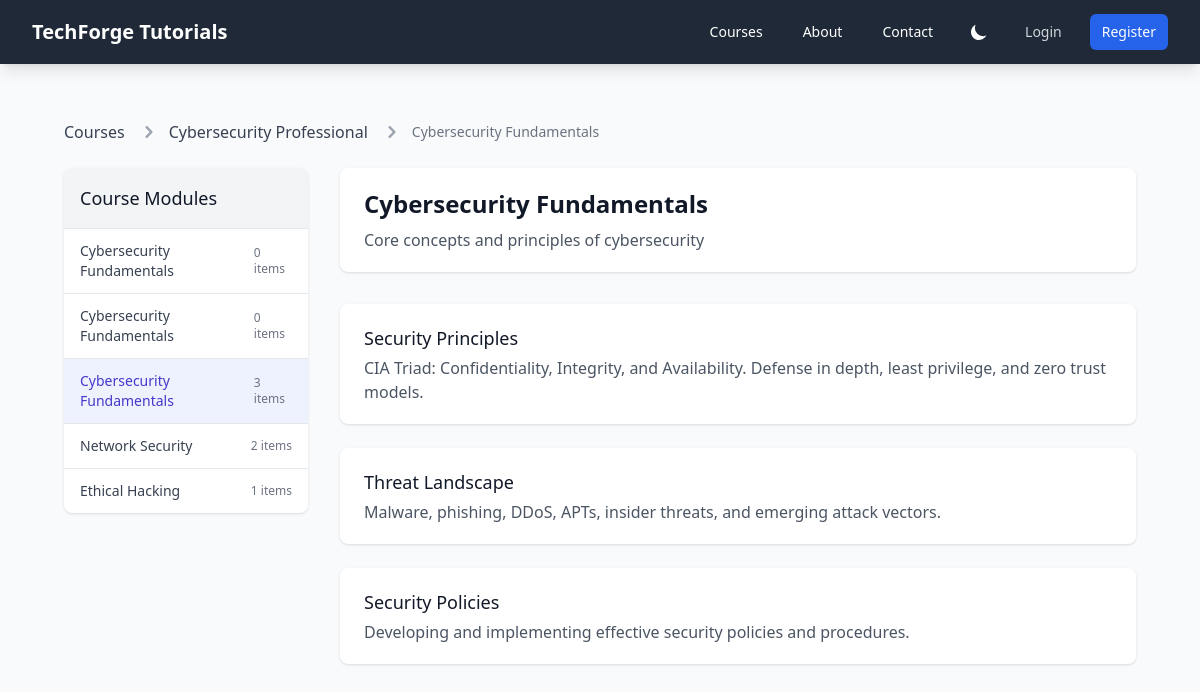
Screenshot of /courses/cybersecurity-professional/modules/13/ with the database file from the repository.
### courses/models.py (models this page shows, shortened)
class Course(models.Model):
    title = models.CharField(max_length=200)
    slug = models.SlugField(unique=True, blank=True)
    description = models.TextField()
    created_at = models.DateTimeField(auto_now_add=True)
    updated_at = models.DateTimeField(auto_now=True)

class Module(models.Model):
    course = models.ForeignKey(Course, related_name='modules', on_delete=models.CASCADE, null=True, blank=True)
    title = models.CharField(max_length=200)
    description = models.TextField(blank=True)
    order = models.PositiveIntegerField(default=0)
    created_at = models.DateTimeField(auto_now_add=True)
    updated_at = models.DateTimeField(auto_now=True)
    class Meta:
        ordering = ['order']

class Content(models.Model):
    LANGUAGE_CHOICES = [
        ('python', 'Python'),
        ('javascript', 'JavaScript'),
        ('java', 'Java'),
        ('c', 'C'),
        ('cpp', 'C++'),
        ('csharp', 'C#'),
        ('go', 'Go'),
        ('ruby', 'Ruby'),
        ('php', 'PHP'),
        ('swift', 'Swift'),
        ('kotlin', 'Kotlin'),
        ('typescript', 'TypeScript'),
        ('html', 'HTML'),
        ('css', 'CSS'),
        ('sql', 'SQL'),
        ('bash', 'Bash/Shell'),
        ('json', 'JSON'),
        ('yaml', 'YAML'),
        ('markdown', 'Markdown'),
        ('text', 'Plain Text'),
    ]
    module = models.ForeignKey(Module, related_name='contents', on_delete=models.CASCADE)
    title = models.CharField(max_length=200)
    description = models.TextField(blank=True)
    code = models.TextField(blank=True)
    code_language = models.CharField(max_length=20, choices=LANGUAGE_CHOICES, default='text')
    order = models.PositiveIntegerField(default=0)
    created_at = models.DateTimeField(auto_now_add=True)
    updated_at = models.DateTimeField(auto_now=True)
    class Meta:
        ordering = ['order']

### courses/views.py (the view)
# urls.py: path('<slug:course_slug>/modules/<int:module_id>/', views.module_detail, name='module_detail'),
def module_detail(request, course_slug, module_id):
    module = get_object_or_404(Module, id=module_id, course__slug=course_slug)
    contents = module.contents.all().order_by('order')
    print(f"Module ID: {module_id}, Title: {module.title}")
    print(f"Number of contents: {contents.count()}")
    for i, content in enumerate(contents, 1):
        print(f"Content {i}: ID={content.id}, Title='{content.title}', Type={content.code_language if hasattr(content, 'code_language') else 'N/A'}")
    return render(request, 'courses/module_detail.html', {
        'course': module.course,
        'module': module,
        'contents': contents
    })

### core/context_processors.py (called while the page is built, shortened)
def user_activity(request):
    if not request.user.is_authenticated:
        return {}

### templates/courses/module_detail.html (shortened to what this page needs)
{% extends 'base.html' %}
{% block content %}
<div class="min-h-screen bg-gray-50 dark:bg-gray-900 py-8 px-4 sm:px-6 lg:px-8">
    <div class="max-w-7xl mx-auto">
        <nav class="flex mb-6" aria-label="Breadcrumb">
            <ol class="inline-flex items-center space-x-1 md:space-x-3">
                <li>
                    <div class="flex items-center">
                        <a href="{% url 'courses:courses_list' %}" class="text-gray-700 dark:text-gray-300 hover:text-indigo-600 dark:hover:text-indigo-400">Courses</a>
                    </div>
                </li>
                <li>
                    <div class="flex items-center">
                        <svg class="w-6 h-6 text-gray-400" fill="currentColor" viewBox="0 0 20 20" xmlns="http://www.w3.org/2000/svg">
                            <path fill-rule="evenodd" d="M7.293 14.707a1 1 0 010-1.414L10.586 10 7.293 6.707a1 1 0 011.414-1.414l4 4a1 1 0 010 1.414l-4 4a1 1 0 01-1.414 0z" clip-rule="evenodd"></path>
                        </svg>
                        <a href="{% url 'courses:course_detail' course.slug %}" class="ml-1 text-gray-700 dark:text-gray-300 hover:text-indigo-600 dark:hover:text-indigo-400 md:ml-2">{{ course.title|truncatechars:30 }}</a>
                    </div>
                </li>
                <li aria-current="page">
                    <div class="flex items-center">
                        <svg class="w-6 h-6 text-gray-400" fill="currentColor" viewBox="0 0 20 20" xmlns="http://www.w3.org/2000/svg">
                            <path fill-rule="evenodd" d="M7.293 14.707a1 1 0 010-1.414L10.586 10 7.293 6.707a1 1 0 011.414-1.414l4 4a1 1 0 010 1.414l-4 4a1 1 0 01-1.414 0z" clip-rule="evenodd"></path>
                        </svg>
                        <span class="ml-1 text-sm font-medium text-gray-500 dark:text-gray-400 md:ml-2">{{ module.title|truncatechars:30 }}</span>
                    </div>
                </li>
            </ol>
        </nav>
        <div class="lg:grid lg:grid-cols-12 lg:gap-8">
            <div class="lg:col-span-3 mb-8 lg:mb-0">
                <div class="bg-white dark:bg-gray-800 rounded-lg shadow overflow-hidden">
                    <div class="p-4 bg-gray-100 dark:bg-gray-700 border-b border-gray-200 dark:border-gray-600">
                        <h2 class="text-lg font-medium text-gray-900 dark:text-white">Course Modules</h2>
                    </div>
                    <nav class="divide-y divide-gray-200 dark:divide-gray-700" aria-label="Course modules">
                        {% for mod in course.modules.all %}
                        <div class="px-4 py-3 {% if mod.id == module.id %}bg-indigo-50 dark:bg-indigo-900/30{% else %}hover:bg-gray-50 dark:hover:bg-gray-700{% endif %}">
                            <a href="{% url 'courses:module_detail' course.slug mod.id %}"
                               class="flex items-center justify-between text-sm font-medium {% if mod.id == module.id %}text-indigo-700 dark:text-indigo-300{% else %}text-gray-700 dark:text-gray-300 hover:text-indigo-600 dark:hover:text-indigo-400{% endif %}">
                                <span>{{ mod.title }}</span>
                                <span class="text-xs text-gray-500 dark:text-gray-400">{{ mod.contents.count }} items</span>
                            </a>
                        </div>
                        {% endfor %}
                    </nav>
                </div>
            </div>
            <div class="lg:col-span-9">
                <div class="bg-white dark:bg-gray-800 shadow overflow-hidden sm:rounded-lg mb-8">
                    <div class="px-4 py-5 sm:px-6">
                        <h1 class="text-2xl font-bold text-gray-900 dark:text-white">{{ module.title }}</h1>
                        {% if module.description %}
                        <p class="mt-2 text-gray-600 dark:text-gray-300">{{ module.description }}</p>
                        {% endif %}
                    </div>
                </div>
                {% if contents %}
                    {% for content in contents %}
                    <div class="bg-white dark:bg-gray-800 shadow overflow-hidden sm:rounded-lg mb-6">
                        <div class="px-4 py-5 sm:px-6">
                            <h3 class="text-lg font-medium text-gray-900 dark:text-white">{{ content.title }}</h3>
                            {% if content.description %}
                            <p class="mt-1 text-gray-600 dark:text-gray-300">{{ content.description }}</p>
                            {% endif %}
                        </div>
                    </div>
                    {% endfor %}
                {% endif %}
            </div>
        </div>
    </div>
</div>
{% endblock %}

### rows the page displays
Course: title "Cybersecurity Professional"
Module: title "Cybersecurity Fundamentals", contents.count "3", description "Core concepts and principles of cybersecurity"
Module: title "Cybersecurity Fundamentals", contents.count "0"
Module: title "Cybersecurity Fundamentals", contents.count "0"
Module: title "Network Security", contents.count "2"
Module: title "Ethical Hacking", contents.count "1"
Content: title "Security Principles", description "CIA Triad: Confidentiality, Integrity, and Availability. Defense in depth, least privilege, and zero trust models."
Content: title "Threat Landscape", description "Malware, phishing, DDoS, APTs, insider threats, and emerging attack vectors."
Content: title "Security Policies", description "Developing and implementing effective security policies and procedures."
